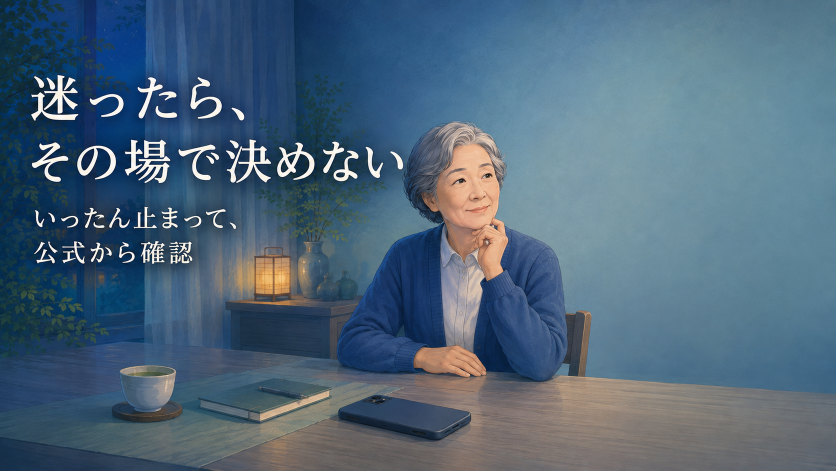
#> input picture episodes/011_myna_insurance_scam_call/work/imagegen_raw/scene_018_v2_native_source.png, 1672 x 941 px (shown at 1/2 size)
$ python normalize_scene_018_native.py
#> lines starting #> are read from the running program, lines starting #| are printed output that depends on the picture
"""Normalize the ImageGen-native SCENE-018 source to the project 16:9 canvas.

This performs only a cover crop and LANCZOS resize. It never draws or edits text.
"""
from __future__ import annotations

from pathlib import Path

from PIL import Image


ROOT = Path(__file__).resolve().parents[1]
SOURCE = ROOT / "work" / "imagegen_raw" / "scene_018_v2_native_source.png"
OUTPUT = ROOT / "assets" / "generated_ai" / "scene_018.png"
TARGET_SIZE = (1920, 1080)


def main() -> None:
    with Image.open(SOURCE) as image:
#> image is the input picture: PIL image 1672x941 RGB; mean R, G, B 79.1, 103.2, 123.1
        image = image.convert("RGB")
        target_ratio = TARGET_SIZE[0] / TARGET_SIZE[1]
        source_ratio = image.width / image.height
#> source_ratio = 1.78
        if source_ratio > target_ratio:
            crop_width = round(image.height * target_ratio)
            left = (image.width - crop_width) // 2
            box = (left, 0, left + crop_width, image.height)
        else:
            crop_height = round(image.width / target_ratio)
#> crop_height = 940
            top = (image.height - crop_height) // 2
#> top = 0
            box = (0, top, image.width, top + crop_height)
#> box = (0, 0, 1672, 940)
        normalized = image.crop(box).resize(TARGET_SIZE, Image.Resampling.LANCZOS)
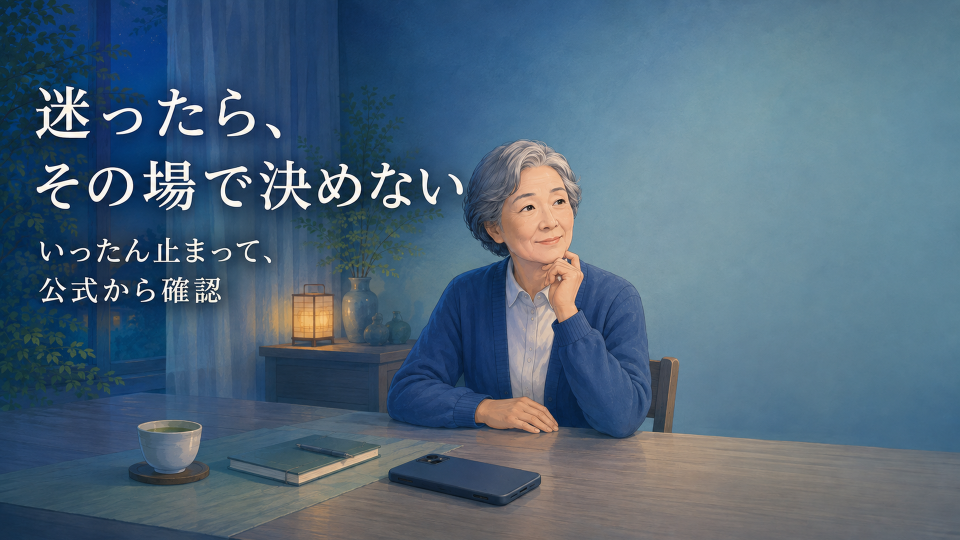
#> normalized: PIL image 1920x1080 RGB (shown at 1/2 size); mean R, G, B 79.1, 103.2, 123.1
        OUTPUT.parent.mkdir(parents=True, exist_ok=True)
        normalized.save(OUTPUT, format="PNG", optimize=True)
        print({"source": str(SOURCE), "source_size": image.size, "crop": box, "output": str(OUTPUT), "output_size": normalized.size})
#> (printed output is left out)


if __name__ == "__main__":
    main()
